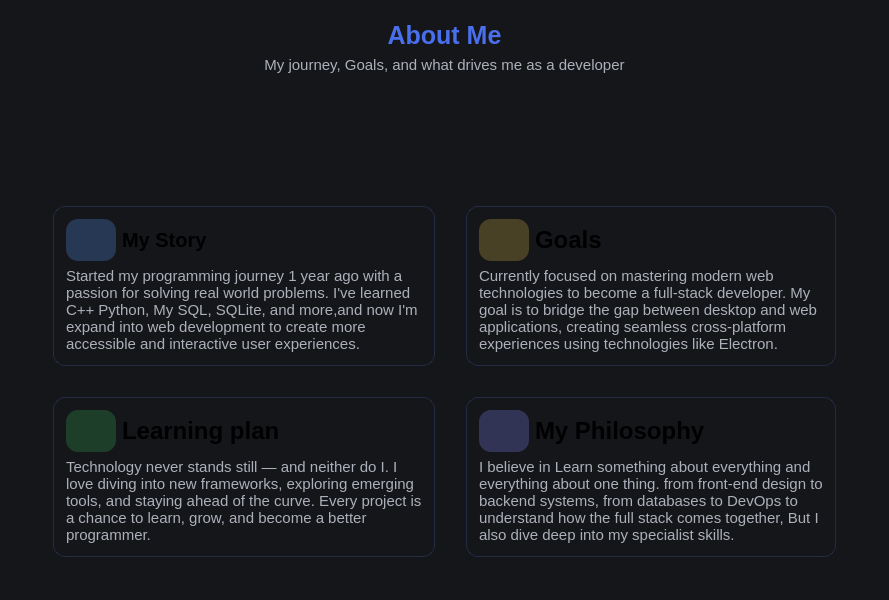
                      <widget class="QWidget" name="SecondPageFrame" native="true">
                       <property name="minimumSize">
                        <size>
                         <width>600</width>
                         <height>600</height>
                        </size>
                       </property>
                       <property name="styleSheet">
                        <string notr="true">background-color: rgb(20, 22, 26);</string>
                       </property>
                       <layout class="QGridLayout" name="gridLayout">
                        <property name="leftMargin">
                         <number>50</number>
                        </property>
                        <property name="topMargin">
                         <number>12</number>
                        </property>
                        <property name="rightMargin">
                         <number>50</number>
                        </property>
                        <property name="bottomMargin">
                         <number>40</number>
                        </property>
                        <property name="spacing">
                         <number>25</number>
                        </property>
                        <item row="2" column="1">
                         <widget class="QFrame" name="frame_1_1">
                          <property name="styleSheet">
                           <string notr="true">QFrame#frame_1_1{
    background: qlineargradient(
        x1: 0, y1: 0,
        x2: 0, y2: 1,
        stop: 0     #24272e,  
        stop: 0.9     #1a1c21   
    );
    border: none;
    border-radius: 12px;
    border: 1px solid rgba(70, 90, 160, 0.3); 
    border-radius: 12px;
    padding: 3px;
    margin: 3px;
    color: white;
}
</string>
                          </property>
                          <property name="frameShape">
                           <enum>QFrame::Shape::StyledPanel</enum>
                          </property>
                          <property name="frameShadow">
                           <enum>QFrame::Shadow::Raised</enum>
                          </property>
                          <layout class="QGridLayout" name="gridLayout_9">
                           <item row="0" column="0">
                            <widget class="QWidget" name="widget_13" native="true">
                             <property name="maximumSize">
                              <size>
                               <width>50</width>
                               <height>50</height>
                              </size>
                             </property>
                             <property name="styleSheet">
                              <string notr="true">    border-radius: 12px;
background-color: rgb(50, 52, 85);
</string>
                             </property>
                             <layout class="QGridLayout" name="gridLayout_8">
                              <item row="0" column="0">
                               <widget class="QLabel" name="label_20">
                                <property name="styleSheet">
                                 <string notr="true">background-color: rgb(50, 52, 85);
    border-radius: 12px;

</string>
                                </property>
                                <property name="text">
                                 <string/>
                                </property>
                                <property name="pixmap">
                                 <pixmap resource="../Qss/icons/_icons.qrc">:/material_design/icons/material_design/fingerprint.png</pixmap>
                                </property>
                                <property name="scaledContents">
                                 <bool>true</bool>
                                </property>
                               </widget>
                              </item>
                             </layout>
                            </widget>
                           </item>
                           <item row="0" column="1">
                            <widget class="QLabel" name="label_21">
                             <property name="font">
                              <font>
                               <pointsize>15</pointsize>
                              </font>
                             </property>
                             <property name="styleSheet">
                              <string notr="true">background-color: transparent;</string>
                             </property>
                             <property name="text">
                              <string>&lt;html&gt;&lt;head/&gt;&lt;body&gt;&lt;p&gt;&lt;span style=&quot; font-size:large; font-weight:700;&quot;&gt;My Philosophy&lt;/span&gt;&lt;/p&gt;&lt;/body&gt;&lt;/html&gt;</string>
                             </property>
                            </widget>
                           </item>
                           <item row="1" column="0" colspan="2">
                            <widget class="QLabel" name="label_22">
                             <property name="font">
                              <font>
                               <pointsize>11</pointsize>
                              </font>
                             </property>
                             <property name="styleSheet">
                              <string notr="true">background-color: transparent;
color: rgb(172, 176, 185);</string>
                             </property>
                             <property name="text">
                              <string>I believe in Learn something about everything and everything about one thing. from front-end design to backend systems, from databases to DevOps to understand how the full stack comes together, But I also dive deep into my specialist skills.</string>
                             </property>
                             <property name="alignment">
                              <set>Qt::AlignmentFlag::AlignLeading|Qt::AlignmentFlag::AlignLeft|Qt::AlignmentFlag::AlignVCenter</set>
                             </property>
                             <property name="wordWrap">
                              <bool>true</bool>
                             </property>
                            </widget>
                           </item>
                          </layout>
                         </widget>
                        </item>
                        <item row="1" column="1">
                         <widget class="QFrame" name="frame_0_1">
                          <property name="styleSheet">
                           <string notr="true">QFrame#frame_0_1{
    background: qlineargradient(
        x1: 0, y1: 0,
        x2: 0, y2: 1,
        stop: 0     #24272e,  
        stop: 0.9     #1a1c21   
    );
    border: none;
    border-radius: 12px;
    border: 1px solid rgba(70, 90, 160, 0.3); 
    border-radius: 12px;
    padding: 3px;
    margin: 3px;
    color: white;
}
</string>
                          </property>
                          <property name="frameShape">
                           <enum>QFrame::Shape::StyledPanel</enum>
                          </property>
                          <property name="frameShadow">
                           <enum>QFrame::Shadow::Raised</enum>
                          </property>
                          <layout class="QGridLayout" name="gridLayout_5">
                           <item row="0" column="0">
                            <widget class="QWidget" name="widget_14" native="true">
                             <property name="maximumSize">
                              <size>
                               <width>50</width>
                               <height>50</height>
                              </size>
                             </property>
                             <property name="styleSheet">
                              <string notr="true">background-color: #494125;
    border-radius: 12px;
</string>
                             </property>
                             <layout class="QGridLayout" name="gridLayout_4">
                              <item row="0" column="0">
                               <widget class="QLabel" name="label_23">
                                <property name="styleSheet">
                                 <string notr="true">background-color: #494125;
    border-radius: 12px;

</string>
                                </property>
                                <property name="text">
                                 <string/>
                                </property>
                                <property name="pixmap">
                                 <pixmap resource="../Qss/icons/_icons.qrc">:/feather/icons/feather/target.png</pixmap>
                                </property>
                                <property name="scaledContents">
                                 <bool>true</bool>
                                </property>
                               </widget>
                              </item>
                             </layout>
                            </widget>
                           </item>
                           <item row="0" column="1" alignment="Qt::AlignmentFlag::AlignLeft">
                            <widget class="QLabel" name="label_24">
                             <property name="font">
                              <font>
                               <pointsize>15</pointsize>
                              </font>
                             </property>
                             <property name="styleSheet">
                              <string notr="true">background-color: transparent;</string>
                             </property>
                             <property name="text">
                              <string>&lt;html&gt;&lt;head/&gt;&lt;body&gt;&lt;h3 style=&quot; margin-top:14px; margin-bottom:12px; margin-left:0px; margin-right:0px; -qt-block-indent:0; text-indent:0px;&quot;&gt;&lt;span style=&quot; font-size:large; font-weight:700;&quot;&gt;Goals&lt;/span&gt;&lt;/h3&gt;&lt;/body&gt;&lt;/html&gt;</string>
                             </property>
                            </widget>
                           </item>
                           <item row="1" column="0" colspan="2">
                            <widget class="QLabel" name="label_25">
                             <property name="font">
                              <font>
                               <pointsize>11</pointsize>
                              </font>
                             </property>
                             <property name="styleSheet">
                              <string notr="true">background-color: transparent;
color: rgb(172, 176, 185);</string>
                             </property>
                             <property name="text">
                              <string>Currently focused on mastering modern web technologies to become a full-stack developer. My goal is to bridge the gap between desktop and web applications, creating seamless cross-platform experiences using technologies like Electron.</string>
                             </property>
                             <property name="alignment">
                              <set>Qt::AlignmentFlag::AlignLeading|Qt::AlignmentFlag::AlignLeft|Qt::AlignmentFlag::AlignVCenter</set>
                             </property>
                             <property name="wordWrap">
                              <bool>true</bool>
                             </property>
                            </widget>
                           </item>
                          </layout>
                         </widget>
                        </item>
                        <item row="1" column="0">
                         <widget class="QFrame" name="frame_0_0">
                          <property name="styleSheet">
                           <string notr="true">QFrame#frame_0_0{
    background: qlineargradient(
        x1: 0, y1: 0,
        x2: 0, y2: 1,
        stop: 0     #24272e,  
        stop: 0.9     #1a1c21   
    );
    border: none;
    border-radius: 12px;
    border: 1px solid rgba(70, 90, 160, 0.3); 
    border-radius: 12px;
    padding: 3px;
    margin: 3px;
    color: white;
}
</string>
                          </property>
                          <property name="frameShape">
                           <enum>QFrame::Shape::StyledPanel</enum>
                          </property>
                          <property name="frameShadow">
                           <enum>QFrame::Shadow::Raised</enum>
                          </property>
                          <layout class="QGridLayout" name="gridLayout_3">
                           <item row="0" column="0">
                            <widget class="QWidget" name="widget_15" native="true">
                             <property name="maximumSize">
                              <size>
                               <width>50</width>
                               <height>50</height>
                              </size>
                             </property>
                             <property name="styleSheet">
                              <string notr="true">background-color: rgb(39, 56, 84);
    border-radius: 12px;
</string>
                             </property>
                             <layout class="QGridLayout" name="gridLayout_2">
                              <item row="0" column="0">
                               <widget class="QLabel" name="label_26">
                                <property name="styleSheet">
                                 <string notr="true">background-color: rgb(39, 56, 84);
    border-radius: 12px;

</string>
                                </property>
                                <property name="text">
                                 <string/>
                                </property>
                                <property name="pixmap">
                                 <pixmap resource="../Qss/icons/_icons.qrc">:/feather/icons/feather/user.png</pixmap>
                                </property>
                                <property name="scaledContents">
                                 <bool>true</bool>
                                </property>
                               </widget>
                              </item>
                             </layout>
                            </widget>
                           </item>
                           <item row="0" column="1" alignment="Qt::AlignmentFlag::AlignLeft">
                            <widget class="QLabel" name="label_27">
                             <property name="font">
                              <font>
                               <pointsize>15</pointsize>
                              </font>
                             </property>
                             <property name="styleSheet">
                              <string notr="true">background-color: transparent;</string>
                             </property>
                             <property name="text">
                              <string>&lt;html&gt;&lt;head/&gt;&lt;body&gt;&lt;p&gt;&lt;span style=&quot; font-weight:700;&quot;&gt;My Story&lt;/span&gt;&lt;/p&gt;&lt;/body&gt;&lt;/html&gt;</string>
                             </property>
                            </widget>
                           </item>
                           <item row="1" column="0" colspan="2">
                            <widget class="QLabel" name="label_28">
                             <property name="font">
                              <font>
                               <pointsize>11</pointsize>
                              </font>
                             </property>
                             <property name="styleSheet">
                              <string notr="true">background-color: transparent;
color: rgb(172, 176, 185);</string>
                             </property>
                             <property name="text">
                              <string>Started my programming journey 1 year ago with a passion for solving real world problems. I've learned C++ Python, My SQL, SQLite, and more,and now I'm expand into web development to create more accessible and interactive user experiences.</string>
                             </property>
                             <property name="alignment">
                              <set>Qt::AlignmentFlag::AlignLeading|Qt::AlignmentFlag::AlignLeft|Qt::AlignmentFlag::AlignVCenter</set>
                             </property>
                             <property name="wordWrap">
                              <bool>true</bool>
                             </property>
                            </widget>
                           </item>
                          </layout>
                         </widget>
                        </item>
                        <item row="0" column="0" colspan="2" alignment="Qt::AlignmentFlag::AlignHCenter|Qt::AlignmentFlag::AlignTop">
                         <widget class="QWidget" name="widget_16" native="true">
                          <layout class="QVBoxLayout" name="verticalLayout_21">
                           <item>
                            <widget class="QLabel" name="label_29">
                             <property name="font">
                              <font>
                               <pointsize>19</pointsize>
                              </font>
                             </property>
                             <property name="styleSheet">
                              <string notr="true">color: #4A6FEC;</string>
                             </property>
                             <property name="text">
                              <string>&lt;strong&gt;About Me&lt;/strong&gt;</string>
                             </property>
                             <property name="alignment">
                              <set>Qt::AlignmentFlag::AlignCenter</set>
                             </property>
                            </widget>
                           </item>
                           <item>
                            <widget class="QLabel" name="label_30">
                             <property name="font">
                              <font>
                               <pointsize>11</pointsize>
                              </font>
                             </property>
                             <property name="styleSheet">
                              <string notr="true">color: rgb(172, 176, 185);</string>
                             </property>
                             <property name="text">
                              <string>My journey, Goals, and what drives me as a developer</string>
                             </property>
                             <property name="alignment">
                              <set>Qt::AlignmentFlag::AlignCenter</set>
                             </property>
                            </widget>
                           </item>
                          </layout>
                         </widget>
                        </item>
                        <item row="2" column="0">
                         <widget class="QFrame" name="frame_1_0">
                          <property name="styleSheet">
                           <string notr="true">QFrame#frame_1_0{
    background: qlineargradient(
        x1: 0, y1: 0,
        x2: 0, y2: 1,
        stop: 0     #24272e,  
        stop: 0.9     #1a1c21   
    );
    border: none;
    border-radius: 12px;
    border: 1px solid rgba(70, 90, 160, 0.3); 
    border-radius: 12px;
    padding: 3px;
    margin: 3px;
    color: white;
}
</string>
                          </property>
                          <property name="frameShape">
                           <enum>QFrame::Shape::StyledPanel</enum>
                          </property>
                          <property name="frameShadow">
                           <enum>QFrame::Shadow::Raised</enum>
                          </property>
                          <layout class="QGridLayout" name="gridLayout_7">
                           <item row="0" column="0">
                            <widget class="QWidget" name="widget_17" native="true">
                             <property name="maximumSize">
                              <size>
                               <width>50</width>
                               <height>50</height>
                              </size>
                             </property>
                             <property name="styleSheet">
                              <string notr="true">    border-radius: 12px;
background-color: rgb(29, 63, 41);
</string>
                             </property>
                             <layout class="QGridLayout" name="gridLayout_6">
                              <item row="0" column="0">
                               <widget class="QLabel" name="label_31">
                                <property name="styleSheet">
                                 <string notr="true">background-color: rgb(29, 63, 41);
    border-radius: 12px;

</string>
                                </property>
                                <property name="text">
                                 <string/>
                                </property>
                                <property name="pixmap">
                                 <pixmap resource="../Qss/icons/_icons.qrc">:/font_awesome_brands/icons/font_awesome/brands/canadian-maple-leaf.png</pixmap>
                                </property>
                                <property name="scaledContents">
                                 <bool>true</bool>
                                </property>
                               </widget>
                              </item>
                             </layout>
                            </widget>
                           </item>
                           <item row="0" column="1" alignment="Qt::AlignmentFlag::AlignLeft">
                            <widget class="QLabel" name="label_32">
                             <property name="font">
                              <font>
                               <pointsize>15</pointsize>
                              </font>
                             </property>
                             <property name="styleSheet">
                              <string notr="true">background-color: transparent;</string>
                             </property>
                             <property name="text">
                              <string>&lt;html&gt;&lt;head/&gt;&lt;body&gt;&lt;h3 style=&quot; margin-top:14px; margin-bottom:12px; margin-left:0px; margin-right:0px; -qt-block-indent:0; text-indent:0px;&quot;&gt;&lt;span style=&quot; font-size:large; font-weight:700;&quot;&gt;Learning plan&lt;/span&gt;&lt;/h3&gt;&lt;/body&gt;&lt;/html&gt;</string>
                             </property>
                            </widget>
                           </item>
                           <item row="1" column="0" colspan="2">
                            <widget class="QLabel" name="label_33">
                             <property name="font">
                              <font>
                               <pointsize>11</pointsize>
                              </font>
                             </property>
                             <property name="styleSheet">
                              <string notr="true">background-color: transparent;
color: rgb(172, 176, 185);</string>
                             </property>
                             <property name="text">
                              <string>Technology never stands still — and neither do I. I love diving into new frameworks, exploring emerging tools, and staying ahead of the curve. Every project is a chance to learn, grow, and become a better programmer.</string>
                             </property>
                             <property name="alignment">
                              <set>Qt::AlignmentFlag::AlignLeading|Qt::AlignmentFlag::AlignLeft|Qt::AlignmentFlag::AlignVCenter</set>
                             </property>
                             <property name="wordWrap">
                              <bool>true</bool>
                             </property>
                            </widget>
                           </item>
                          </layout>
                         </widget>
                        </item>
                       </layout>
                      </widget>
